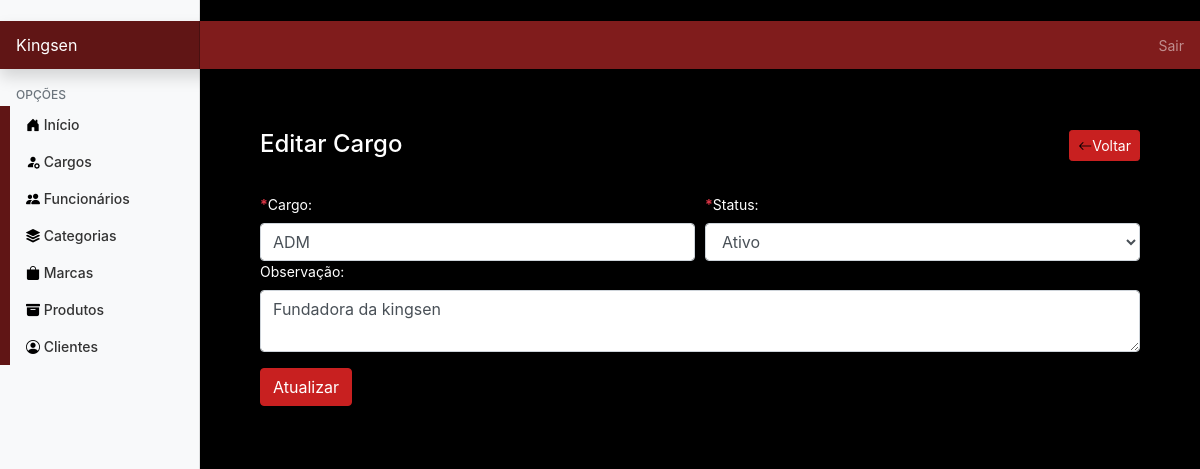
Page /admin/cargos/editar.php?id_cargo=1 (signed in) on the committed database.
### tables this page shows
CREATE TABLE `cargo` (
  `id_cargo` int(2) NOT NULL,
  `nome_cargo` varchar(40) NOT NULL,
  `observacao` varchar(100) DEFAULT NULL,
  `status` bit(1) NOT NULL,
  `data_cadastro` datetime NOT NULL
);

### admin/cargos/editar.php (the view, shortened to what this page needs)
<?php
require_once '../../conexao/conecta.php';
?>
<!doctype html>
<html lang="pt-br">
<head>
    <link rel="stylesheet" href="https://stackpath.bootstrapcdn.com/bootstrap/4.1.3/css/bootstrap.min.css">
    <link rel="stylesheet" href="https://cdn.jsdelivr.net/npm/bootstrap-icons@1.11.3/font/bootstrap-icons.min.css">
    <link href="../../css/dashboard.css" rel="stylesheet">
    <link rel="stylesheet" href="../../css/style.css">
</head>
<body>
    <?php
    include('../topo.php');
    ?>
    <div class="container-fluid">
        <div class="row">
            <?php
            include('../navegacao.php');
            ?>
            <main class="ml-auto col-lg-10 px-md-4">
                <div class="container mt-5">
                    <?php
                    if (isset($_GET['id_cargo']) && $_GET['id_cargo'] != '') {
                        $codigo = $_GET['id_cargo'];
                        $sql = " SELECT * FROM cargo WHERE id_cargo = $codigo";
                        $query = mysqli_query($conexao, $sql);
                        $cargo = mysqli_fetch_assoc($query);
                    ?>
                        <div class="card">
                            <div class="card-header d-flex justify-content-between align-itens-center">
                                <h4 class="m-0">Editar Cargo</h4>
                                <a href="index.php" class="btn btn-primary btn-sm"><i class="bi bi-arrow-left"></i>Voltar</a>
                            </div>
                            <div class="card-body">
                                <form action="acoes.php" method="post">
                                    <div class="form-group">
                                        <div class="form-row">
                                            <div class="col-6">
                                                <label for="cargo"><strong class="text-danger">*</strong>Cargo: </label>
                                                <input type="text" name="cargo" value="<?php echo $cargo['nome_cargo'] ?>" maxlength="40" class="form-control" required>
                                            </div>
                                            <div class="col-6">
                                                <label for="status"><strong class="text-danger">*</strong>Status: </label>
                                                <select class="form-control" name="status">
                                                    <option value="1" <?php if ($cargo['status'] == 1) echo 'selected'; ?>>Ativo</option>
                                                </select>
                                            </div>
                                            <div class="col-12">
                                                <label for="observacao">Observação: </label>
                                                <textarea name="observacao" row="5" maxlength="100" class="form-control"><?php echo $cargo['observacao'] ?></textarea>
                                            </div>
                                        </div>
                                    </div>
                                    <input value="Atualizar" type="submit" href="" class="btn btn-primary btn-md">
                                </form>
                            </div>
                        </div>
                    <?php
                    } else {
                        echo "<h5>Cargo não encontrado!</h5>";
                    }
                    ?>
                </div>
            </main>
        </div>
    </div>
</body>
</html>

### css/dashboard.css (style rules this page uses)
body { font-size: .875rem; }

### css/style.css (style rules this page uses)
@media (min-width: 1200px) { .container { max-width: 2240px; } }
.card { background-color: #000 !important; color: #ffffff; }
body { background-color: black; }
.btn { background-color: #c82020; border-color: #c82020; }
.bi { color: rgb(0, 0, 0); }

### rows in the picture
cargo: cargo "ADM", status "Ativo", observacao "Fundadora da kingsen"
